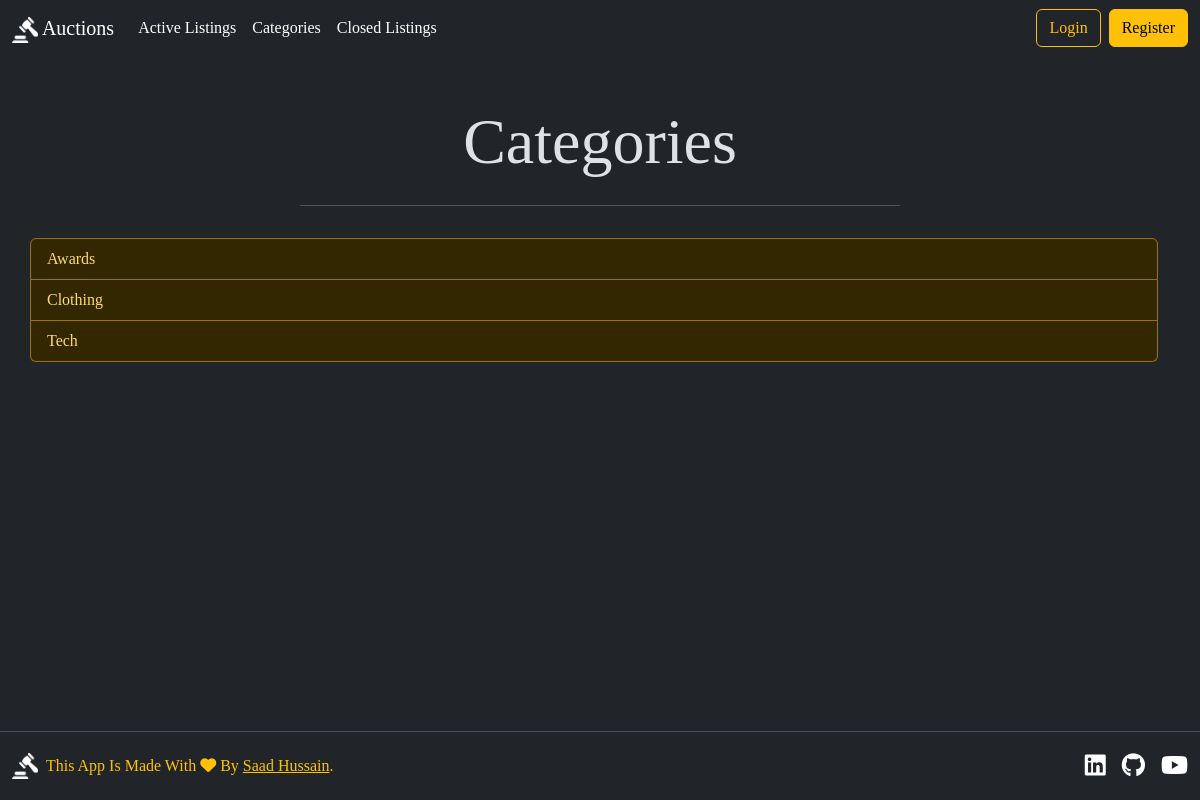
The page /category on the database its author committed.
### auctions/models.py (models this page shows, shortened)
class ListingInformation(models.Model):
    title = models.CharField(max_length=64)
    description = models.TextField(max_length=200)
    bidCurrentPrice = models.FloatField()
    image = models.ImageField(blank=True, upload_to="auctions/images/")
    category = models.CharField(max_length=64, blank=True, null=True)
    lister = models.ForeignKey(User, on_delete=models.CASCADE , related_name="listings")
    time = models.DateTimeField(auto_now_add=True)
    isListingOpen = models.BooleanField(default=True)
    winner =  models.ForeignKey(User, on_delete=models.CASCADE, blank=True, null=True)

### auctions/views.py (the view)
# urls.py: path("category" , views.category, name="category"),
def category(request, categoryName = None):
    if not categoryName:
        categories = []
        allListingsWithCategory = ListingInformation.objects.exclude(category__isnull=True).exclude(category__exact='').filter(isListingOpen = True)
        for listing in allListingsWithCategory:
            if listing.category not in categories:
                categories.append(listing.category)
        return render(request, 'auctions/category.html', {
            "categories": categories
        })
    else:
        categoryListings = ListingInformation.objects.filter(category = categoryName).filter(isListingOpen = True)
        return render(request, 'auctions/index.html', {
            "message": f"Category Listing: {categoryName}",
            "listings": categoryListings
        })

### auctions/templates/auctions/category.html
{% extends "auctions/layout.html" %}
{% block body %}
    <h3 class="display-3 text-center mt-5">Categories</h1>
    <hr class="w-50 mx-auto ">
        <div class="list-group container mt-3">
            {% for category in categories %}
                <a class="list-group-item list-group-item-action list-group-item-warning" href="{% url 'auctions:categoryListings' category %}">{{ category }}</a>
            {% empty %}
                <li class="list-group-item">No Categories Listed</li>
            {% endfor %}
        </div>
{% endblock %}

### auctions/static/auctions/styles.css (style rules this page uses)
body { padding: 0px; font-family: "Playfair Display", serif !important; }

### rows shown on the page
ListingInformation: categories "Awards"
ListingInformation: categories "Clothing"
ListingInformation: categories "Tech"
